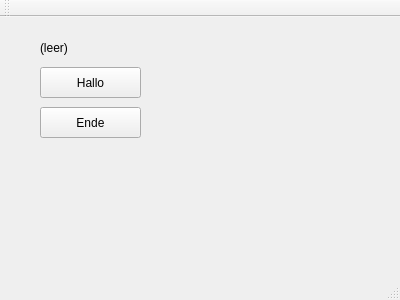
<?xml version="1.0" encoding="UTF-8"?>
<ui version="4.0">
 <class>MainWindow</class>
 <widget class="QMainWindow" name="MainWindow">
  <property name="geometry">
   <rect>
    <x>0</x>
    <y>0</y>
    <width>400</width>
    <height>300</height>
   </rect>
  </property>
  <property name="windowTitle">
   <string>MainWindow</string>
  </property>
  <widget class="QWidget" name="centralWidget">
   <widget class="QPushButton" name="CmdHallo">
    <property name="geometry">
     <rect>
      <x>40</x>
      <y>50</y>
      <width>101</width>
      <height>31</height>
     </rect>
    </property>
    <property name="text">
     <string>Hallo</string>
    </property>
   </widget>
   <widget class="QPushButton" name="CmdEnde">
    <property name="geometry">
     <rect>
      <x>40</x>
      <y>90</y>
      <width>101</width>
      <height>31</height>
     </rect>
    </property>
    <property name="text">
     <string>Ende</string>
    </property>
   </widget>
   <widget class="QLabel" name="LblAnzeige">
    <property name="geometry">
     <rect>
      <x>40</x>
      <y>20</y>
      <width>101</width>
      <height>21</height>
     </rect>
    </property>
    <property name="text">
     <string>(leer)</string>
    </property>
   </widget>
  </widget>
  <widget class="QMenuBar" name="menuBar">
   <property name="geometry">
    <rect>
     <x>0</x>
     <y>0</y>
     <width>400</width>
     <height>21</height>
    </rect>
   </property>
  </widget>
  <widget class="QToolBar" name="mainToolBar">
   <attribute name="toolBarArea">
    <enum>TopToolBarArea</enum>
   </attribute>
   <attribute name="toolBarBreak">
    <bool>false</bool>
   </attribute>
  </widget>
  <widget class="QStatusBar" name="statusBar"/>
 </widget>
 <layoutdefault spacing="6" margin="11"/>
 <resources/>
 <connections>
  <connection>
   <sender>CmdEnde</sender>
   <signal>clicked()</signal>
   <receiver>MainWindow</receiver>
   <slot>close()</slot>
   <hints>
    <hint type="sourcelabel">
     <x>90</x>
     <y>138</y>
    </hint>
    <hint type="destinationlabel">
     <x>199</x>
     <y>149</y>
    </hint>
   </hints>
  </connection>
 </connections>
</ui>
